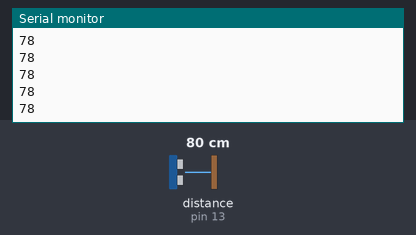
This sketch was run on a simulated Arduino Uno, built with avr-gcc and run on an emulated ATmega328P. Parts: the last lines printed to the serial monitor. Wiring (inferred from the names in the program): ultrasonic range finder: trigger pin 12; echo pin 13. The test bench sets the inputs (shaded band); at power-on: distance to the obstacle (sensor on pin 13) 80 cm. The echo pulse lasts 58.3 µs per cm.

Above: at 1.2 s.
1.3 s: distance to the obstacle (sensor on pin 13) set to 2 cm
At 1.8 s:
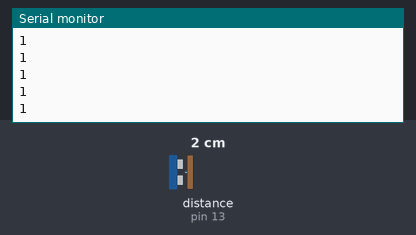
2.8 s: distance to the obstacle (sensor on pin 13) set to 4 cm
At 3.6 s:
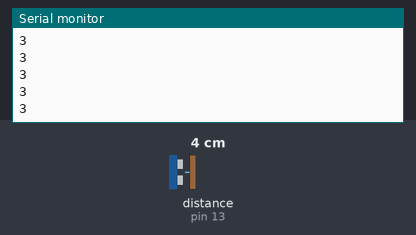
Timing chart, 0 to 5.8 s (numbered marks = the images above; inputs shaded):
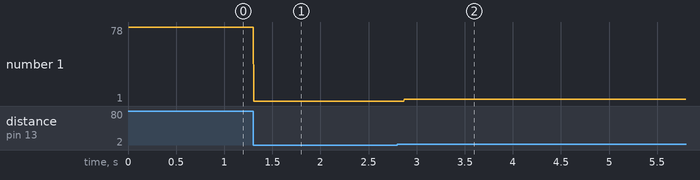

The sketch:

obj_distance_caalculator.ino
```cpp
const int trig=12;
const int  echo=13;

long duration;
int distance;

void setup() {

  pinMode(trig,OUTPUT);
  pinMode(echo,INPUT);

  Serial.begin(9600);
  // put your setup code here, to run once:

}

void loop() {
  // put your main code here, to run repeatedly:

digitalWrite(trig,LOW);
delayMicroseconds(2);


digitalWrite(trig,HIGH);
delayMicroseconds(8);


digitalWrite(trig,LOW);


duration=pulseIn(echo,HIGH);

distance=(duration*0.034)/2;
Serial.println(distance);


}
```

Measured:
- after the input at 1.3 s, the serial monitor: prints a new line at once (image 1)
- after the input at 2.8 s, the serial monitor: prints a new line after 0.07 s (image 2)
- plotted number 1: 78 → 1 after the input at 1.3 s, 1 → 3 after the input at 2.8 s
